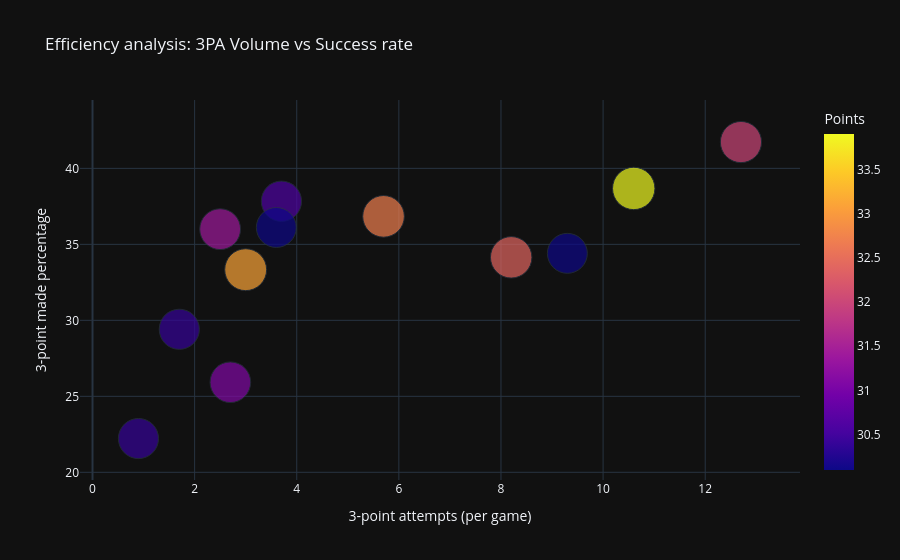

The code cell stored with this chart in its notebook:
### Code cell
# ---------------- EFFICIENCY ANALYSIS ----------------

df_analysis['FG3P'] = df_analysis['FG3M'] / df_analysis['FG3A'] * 100
fig = px.scatter(
    df_analysis[(df_analysis['GP'] > 60) & (df_analysis['PTS'] > 30)],
    x="FG3A",
    y="FG3P",
    size="PTS",
    hover_name="PLAYER_NAME",
    color="PTS",

    hover_data={'SEASON': True},

    size_max=30,
    title="Efficiency analysis: 3PA Volume vs Success rate",
    labels={"FG3A": "3-point attempts (per game)", "FG3P": "3-point made percentage", "PTS": "Points", "SEASON": "Season"}
)

fig.show()

### Figure 1 — Plotly figure (JSON) as saved in the notebook; plotly's stock layout.template omitted (floating-point values rounded to 4 significant figures)
{"data": [{"customdata": [["2020-21"], ["2021-22"], ["2022-23"], ["2022-23"], ["2022-23"], ["2022-23"], ["2022-23"], ["2023-24"], ["2023-24"], ["2023-24"], ["2024-25"], ["2024-25"]], "hovertemplate": "<b>%{hovertext}</b><br><br>3-point attempts (per game)=%{x}<br>3-point made percentage=%{y}<br>Points=%{marker.color}<br>Season=%{customdata[0]}<extra></extra>", "hovertext": ["Stephen Curry", "Joel Embiid", "Giannis Antetokounmpo", "Jayson Tatum", "Joel Embiid", "Luka Dončić", "Shai Gilgeous-Alexander", "Giannis Antetokounmpo", "Luka Dončić", "Shai Gilgeous-Alexander", "Giannis Antetokounmpo", "Shai Gilgeous-Alexander"], "legendgroup": "", "marker": {"color": [32.0, 30.6, 31.1, 30.1, 33.1, 32.4, 31.4, 30.4, 33.9, 30.1, 30.4, 32.7], "coloraxis": "coloraxis", "size": [32.0, 30.6, 31.1, 30.1, 33.1, 32.4, 31.4, 30.4, 33.9, 30.1, 30.4, 32.7], "sizemode": "area", "sizeref": 0.03767, "symbol": "circle"}, "mode": "markers", "name": "", "orientation": "v", "showlegend": false, "x": [12.7, 3.7, 2.7, 9.3, 3.0, 8.2, 2.5, 1.7, 10.6, 3.6, 0.9, 5.7], "xaxis": "x", "y": [41.73, 37.84, 25.93, 34.41, 33.33, 34.15, 36.0, 29.41, 38.68, 36.11, 22.22, 36.84], "yaxis": "y", "type": "scatter"}], "layout": {"xaxis": {"anchor": "y", "domain": [0.0, 1.0], "title": {"text": "3-point attempts (per game)"}}, "yaxis": {"anchor": "x", "domain": [0.0, 1.0], "title": {"text": "3-point made percentage"}}, "coloraxis": {"colorbar": {"title": {"text": "Points"}}, "colorscale": [[0.0, "#0d0887"], [0.1111, "#46039f"], [0.2222, "#7201a8"], [0.3333, "#9c179e"], [0.4444, "#bd3786"], [0.5556, "#d8576b"], [0.6667, "#ed7953"], [0.7778, "#fb9f3a"], [0.8889, "#fdca26"], [1.0, "#f0f921"]]}, "legend": {"tracegroupgap": 0, "itemsizing": "constant"}, "title": {"text": "Efficiency analysis: 3PA Volume vs Success rate"}}}
